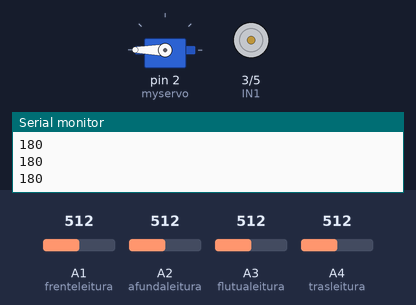
Bench run of a sketch on a simulated Arduino Uno, built with avr-gcc and run on an emulated ATmega328P. Shown: servo, motor-driver pin pairs drawn as motors (green arrow = first pin HIGH = forward, orange = second pin HIGH = backward, longer = more drive), the last lines printed to the serial monitor. Inputs (shaded band) come from the test bench; at power-on: A2 (afundaleitura) = 512, A1 (frenteleitura) = 512, A4 (trasleitura) = 512, A3 (flutualeitura) = 512.

Above: at 1.2 s.
1.3 s: A2 (afundaleitura) set to 52
3.0 s: A2 (afundaleitura) set to 46
At 4.9 s:
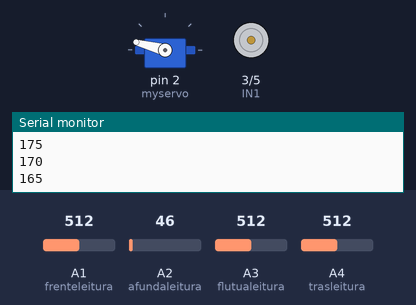
6.0 s: A1 (frenteleitura) set to 56
9.0 s: A1 (frenteleitura) set to 45
At 10.1 s:
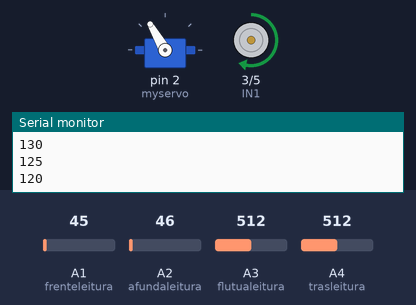
11.3 s: A1 (frenteleitura) set to 190
At 11.7 s:
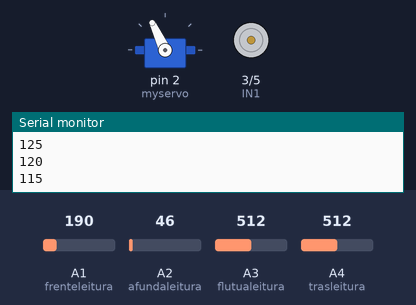
14.3 s: A4 (trasleitura) set to 55
17.3 s: A4 (trasleitura) set to 45
At 18.6 s:
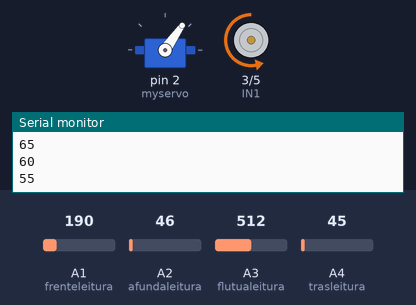
Timing chart, 0 to 20.3 s (numbered marks = the images above; inputs shaded):
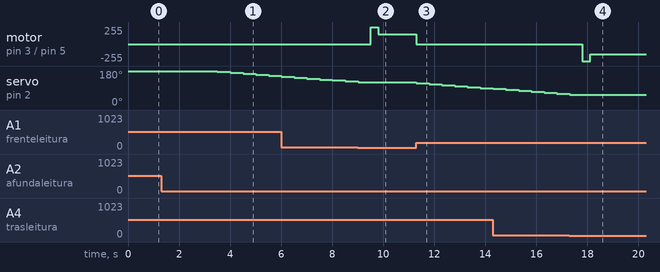

Measured:
- the behaviour switches between 50 and 49 on A2 (afundaleitura) (found by bisection; images 0 and 1)
- the behaviour switches between 50 and 49 on A1 (frenteleitura) (found by bisection; images 1 and 2)
- the behaviour switches between 50 and 49 on A4 (trasleitura) (found by bisection; images 3 and 4)
- after the input at 3.0 s, servo on pin 2 (myservo): moves from 180° to 155° over 2.0 s, starting after 0.51 s
- after the input at 9.0 s, motor on pin 3 (IN1) / pin 5 (IN2): stopped → forward 255/255 after 0.52 s, → forward 150/255 0.30 s later; servo on pin 2 (myservo): goes on until 9.0 s, then stays 120°
- after the input at 11.3 s, motor on pin 3 (IN1) / pin 5 (IN2): forward 150/255 → stopped at once; servo on pin 2 (myservo): moves from 120° to 90° over 2.5 s, starting at once
- after the input at 17.3 s, motor on pin 3 (IN1) / pin 5 (IN2): stopped → backward 255/255 after 0.51 s, → backward 150/255 0.30 s later; servo on pin 2 (myservo): goes on until 17.3 s, then stays 55°

The sketch:

fusaoeixozx.ino
```cpp
#include <Servo.h>  // Inclui a biblioteca Servo para controlar servos

// Define os objetos e variáveis para os sensores e controle do servo
Servo myservo;  // Objeto para o servo motor

// Pinos de leitura dos sensores
int flutualeitura = A3;
int afundaleitura = A2;
int frenteleitura = A1;
int trasleitura = A4;

// Variáveis para armazenar os valores lidos dos sensores
int flutua = 0;
int afunda = 0;
int frente = 0;
int tras = 0;

// Posição inicial do servo
int pos = 180;

// Pinos para controlar o motor (IN1 e IN2)
int IN1 = 3;
int IN2 = 5;

// Flag usada para controlar a direção do movimento
int flag = 0;

void setup() {
  // Inicializa a comunicação serial para monitoramento
  Serial.begin(9600);

  // Anexa o servo ao pino 2 e configura a posição inicial
  myservo.attach(2);
  myservo.write(pos);  // Define a posição inicial do servo para 180 graus

  // Configura os pinos IN1 e IN2 como saída para controle do motor
  pinMode(IN1, OUTPUT);
  pinMode(IN2, OUTPUT);
}

void loop() {
  // Lê os valores dos sensores analógicos
  flutua = analogRead(flutualeitura);
  afunda = analogRead(afundaleitura);
  frente = analogRead(frenteleitura);
  tras = analogRead(trasleitura);

  // Envia a posição do servo para o monitor serial
  Serial.println(pos);

  // Reseta os sinais de controle do motor
  analogWrite(IN2, 0);
  analogWrite(IN1, 0);

  // Reset da flag
  flag = 0;

  // Controla a flutuação do sistema, ajustando a posição do servo
  if (afunda < 50) {
    pos = pos - 5;  // Diminui a posição do servo (afundar)
    delay(500);     // Atraso de 500ms para dar tempo para o servo mover
  }

  if (flutua < 50) {
    pos = pos + 5;  // Aumenta a posição do servo (subir)
    delay(500);     // Atraso de 500ms para dar tempo para o servo mover
  }

  // Controle do movimento para frente baseado no sensor de frente
  while (frente < 50) {
    frente = analogRead(frenteleitura);  // Lê o valor do sensor de frente
    if (flag == 0) {
      // Se a flag ainda não foi ativada, configura a direção do motor para frente
      analogWrite(IN2, 0);
      analogWrite(IN1, 255);  // Motor para frente
      delay(300);  // Atraso de 300ms para dar tempo ao motor
    }
    flag = 1;  // Marca a flag para indicar que a direção foi configurada
    analogWrite(IN1, 150);  // Ajusta a velocidade do motor para frente
  }

  // Controle do movimento para trás baseado no sensor de trás
  while (tras < 50) {
    tras = analogRead(trasleitura);  // Lê o valor do sensor de trás
    if (flag == 0) {
      // Se a flag ainda não foi ativada, configura a direção do motor para trás
      analogWrite(IN1, 0);
      analogWrite(IN2, 255);  // Motor para trás
      delay(300);  // Atraso de 300ms para dar tempo ao motor
    }
    flag = 1;  // Marca a flag para indicar que a direção foi configurada
    analogWrite(IN2, 150);  // Ajusta a velocidade do motor para trás
  }

  // Limita a posição do servo para não ultrapassar os limites de 0 a 180 graus
  if (pos > 180) {
    pos = 180;  // Limita a posição do servo para 180 graus (máximo)
  }

  if (pos < 0) {
    pos = 0;  // Limita a posição do servo para 0 graus (mínimo)
  }

  // Define a posição do servo conforme a variável 'pos'
  myservo.write(pos);
}
```
